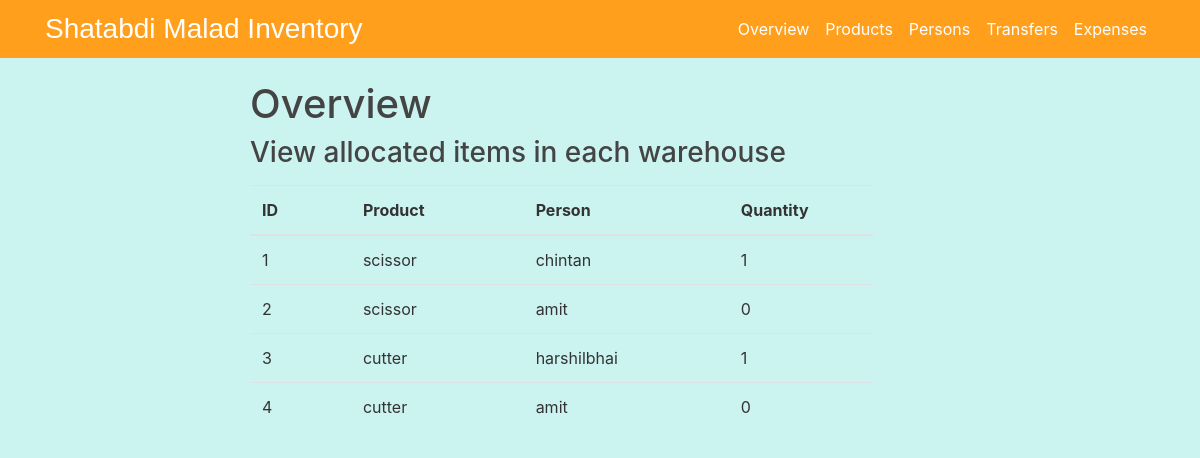
Before: / with the older database file.
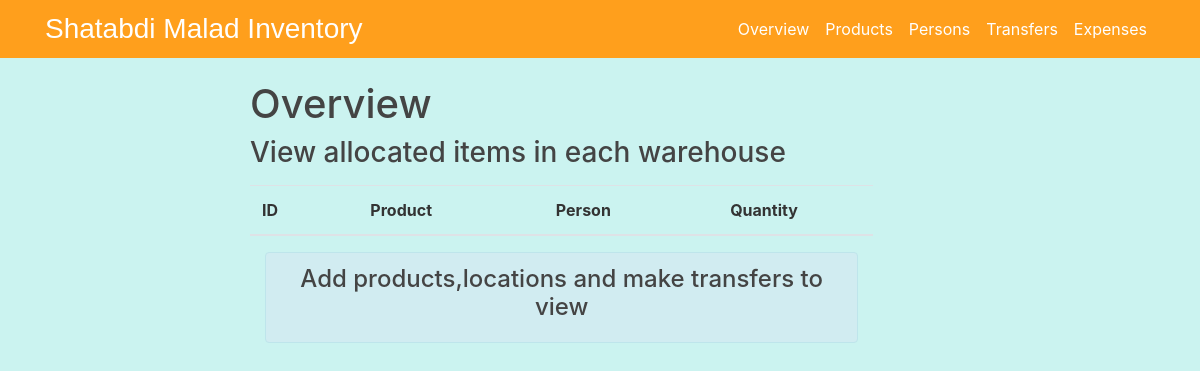
After: the same page with the newer database file.
### flaskinventory/models.py (models this page shows, shortened)
class Balance(db.Model):
    bid = db.Column(db.Integer, primary_key= True,nullable = False)
    product = db.Column(db.String(20), nullable = False)
    location = db.Column(db.String(20),nullable = False)
    quantity = db.Column(db.Integer, nullable = False)

### flaskinventory/routes.py (the view)
@app.route("/Overview")
@app.route("/")
def overview():
    balance = Balance.query.all()
    exists = bool(Balance.query.all())
    if exists == False:
        flash(f'Add products,locations and make transfers to view', 'info')
    return render_template('overview.html', balance=balance)

### flaskinventory/templates/overview.html (shortened to what this page needs)
<!DOCTYPE html>
<htmls>
  <head>
    <link rel="stylesheet" href="https://maxcdn.bootstrapcdn.com/bootstrap/4.0.0/css/bootstrap.min.css"
>
    <link rel="stylesheet" type="text/css" href="{{ url_for('static', filename='main.css') }}">
    <link href="//netdna.bootstrapcdn.com/bootstrap/3.0.0/css/bootstrap-glyphicons.css" rel="stylesheet">
    <link rel="stylesheet" href="https://cdn.datatables.net/1.11.5/css/dataTables.bootstrap4.min.css">
    <link rel="stylesheet" href="https://cdn.datatables.net/buttons/2.2.2/css/buttons.dataTables.min.css">
  </head>
  <body>
    <header class="site-header">
      <nav class="navbar navbar-expand-md navbar-dark bg-steel fixed-top">
        <div class="container">
          <a class="Main" href="/Overview">Shatabdi Malad Inventory</a>
          <div class="collapse navbar-collapse" id="navbarToggle">
            <div class="navbar-nav">
              <a class="nav-item nav-link" id="Overvieww" href="/">Overview</a>
              <a class="nav-item nav-link" id="Productt" href="/Product">Products</a>
              <a class="nav-item nav-link" id="Locationn" href="/Location">Persons</a>
              <a class="nav-item nav-link" id="Transferss" href="/Transfers">Transfers</a>
              <a class="nav-item nav-link" id="Expensess" href="/Expenses">Expenses</a>
            </div>
          </div>
        </div>
      </nav>
    </header>
    <main role="main" class="container-content">
      <div class="row">
        <div class="col-md-8">
          {% block content %}
          <h1>Overview</h1>
          <div>
            <h3 style="display: inline-block;margin-bottom:15px;"> View allocated items in each warehouse</h3>
            <table class="table table-hover">
              <thead>
                <tr>
                  <th>ID</th>
                  <th></th>
                  <th>Product</th>
                  <th></th>
                  <th>Person</th>
                  <th></th>
                  <th>Quantity</th>
                </tr>
              </thead>
              <tbody>
                {%for b in balance%}
                <tr>
                  <td>{{b.bid}}</td>
                  <td></td>
                  <td>{{b.product}}</td>
                  <td></td>
                  <td>{{b.location}}</td>
                  <td></td>
                  <td>{{b.quantity}}</td>
                </tr>
                {% endfor %}
            </table>
          </div>
          <div class="container" style="margin-top:15px;">
            {% with messages = get_flashed_messages(with_categories=true) %}
            {%if messages %}
            {%for category,message in messages %}
            <div class="alert alert-{{category}}">
              <h4 style="text-align:center;">{{ message }}</h4>
            </div>
            {%endfor%}
            {%endif %}
            {%endwith%}
          </div>
        </div>
        {% endblock %}
      </div>
    </main>
    </head>
  </body>
  </html>

### flaskinventory/static/main.css (style rules this page uses)
body { background: #CBF3F0; color: #333333; margin-top: 5rem; }
h1, h2, h3, h4, h5, h6 { color: #444444; }
a { color: white; }
.container-content { margin-top: 60px; margin-left: 250px; }
.Main { color: white; font-family: sans-serif; font-size: 28px; }
.bg-steel { background-color: #FF9F1C; }
.site-header .navbar-nav .nav-link { color:white ; }
html, body { height: 100%; }

Changed rows visible on the page:
removed Balance: bid "1", product "scissor", location "chintan", quantity "1"
removed Balance: bid "2", product "scissor", location "amit", quantity "0"
removed Balance: bid "3", product "cutter", location "harshilbhai", quantity "1"
removed Balance: bid "4", product "cutter", location "amit", quantity "0"
Other visible differences:
new list line: "Add products,locations and make transfers to view"
